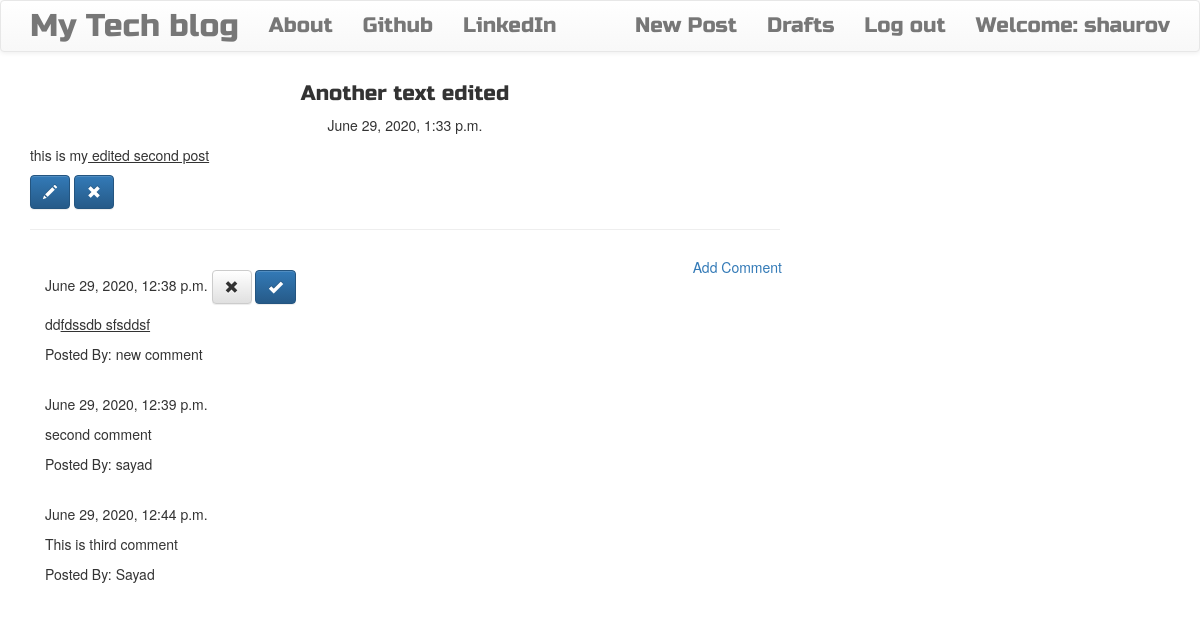
/post/2 (signed in), run on the app's committed database.
### blog/models.py (models this page shows, shortened)
class Post(models.Model):
    author = models.ForeignKey('auth.User')
    title = models.CharField(max_length=200)
    text = models.TextField()
    created_date = models.DateTimeField(default=timezone.now)
    published_date = models.DateTimeField(blank=True, null=True)

class Comment(models.Model):
    post = models.ForeignKey('blog.Post',related_name='comments')
    author = models.CharField(max_length=200)
    text = models.TextField()
    created_date = models.DateTimeField(default=timezone.now)
    approved_comment = models.BooleanField(default=False)

### blog/views.py (the view)
# urls.py: url(r'^post/(?P<pk>\d+)$', views.PostDetailView.as_view(), name='post_detail'),
class PostDetailView(DetailView):
    model = Post

### blog/templates/blog/post_detail.html
{% extends "blog/base.html" %}
{% block content %}
  <h1 class="posttitle loader">{{post.title}}</h1>
  {% if post.published_date %}
    <div class="date postdate">
      {{ post.published_date}}
    </div>
    {% else %}
    <a class="btn btn-default" href="{% url 'post_publish' pk=post.pk %}">Publish</a>
  {% endif %}
  <p class="postcontent">{{ post.text|safe|linebreaksbr }}</p>
  {% if user.is_authenticated %}
    <a class="btn btn-primary"href="{% url 'post_edit' pk=post.pk %}">
      <span class="glyphicon glyphicon-pencil"> </span> </a>
    <a class="btn btn-primary"href="{% url 'post_remove' pk=post.pk %}">
      <span class="glyphicon glyphicon-remove"> </span> </a>
  {% endif %}
  <hr>
  <a class="btn btn-prmary btn-comment" href="{% url 'add_comment_to_post' pk=post.pk%}"> Add Comment</a>
  <div class="container">
    {% for comment in post.comments.all %}
      <br>
      {% if user.is_authenticated or comment.approved_comment %}
        {{comment.created_date}}
          {% if not comment.approved_comment %}
          <a class="btn btn-default"href="{% url 'comment_remove' pk=comment.pk %}">
            <span class="glyphicon glyphicon-remove"> </span> </a>
          <a class="btn btn-primary"href="{% url 'comment_approve' pk=comment.pk %}">
            <span class="glyphicon glyphicon-ok"></span> </a>
          {% endif %}
          <p> {{comment.text|safe|linebreaks}} </p>
          <p> Posted By: {{comment.author}}</p>
      {% endif %}
      {% empty %}
      <p>No Comments!</p>
    {% endfor %}
  </div>
{% endblock %}

### blog/templates/blog/base.html (shortened to what this page needs)
<!DOCTYPE html>
{% load staticfiles %}
<html>
    <head>
        <link rel="stylesheet" href="https://maxcdn.bootstrapcdn.com/bootstrap/3.3.7/css/bootstrap.min.css">
        <link rel="stylesheet" href="https://maxcdn.bootstrapcdn.com/bootstrap/3.3.7/css/bootstrap-theme.min.css">
        <link rel="stylesheet" href="//cdn.jsdelivr.net/medium-editor/latest/css/medium-editor.min.css" type="text/css" media="screen" charset="utf-8">
        <link rel="stylesheet" href="{% static 'css/blog.css' %}">
<body class='loader'>
  <nav class="navbar navbar-default techfont custom-navbar">
    <div class="container">
      <ul class="nav navbar-nav">
        <li><a class='navbar-brand bigbrand' href="{% url 'post_list' %}">My Tech blog</a></li>
        <li><a href="{% url 'about'%}">About</a></li>
        <li><a href="https://www.github.com">Github</a></li>
        <li><a href="https://www.linkedin.com">LinkedIn</a></li>
      </ul>
      <ul class="nav navbar-nav navbar-right">
        {% if user.is_authenticated %}
        <li>
          <a href="{% url 'post_new' %}" >New Post</a>
        </li>
        <li>
          <a href="{% url 'post_draft_list' %}">Drafts</a>
        </li>
        <li>
          <a href="{% url 'logout' %}" >Log out</a>
        </li>
        <li>
          <a >Welcome: {{ user.username }}</a>
        </li>
          {% else %}
          <li><a class='nav navbar-right' href="{% url 'login' %}" ><span class="glyphicon glyphicon-user"></span></a></li>
        {% endif %}
      </ul>
  </div>
</nav>
        <div class="content container">
            <div class="row">
                <div class="col-md-8">
                  <div class="blog_posts">
                    {% block content %}
                    {% endblock %}
                  </div>
                </div>
            </div>
        </div>
</body>
</html>

### blog/static/css/blog.css (style rules this page uses)
.techfont { font-family: 'Russo One',sans-serif; font-size: 1.5em; margin-bottom: 10px; }
.bigbrand { font-size: 1.5em; }
.postdate { text-align: center; }
.posttitle { font-family: 'Russo One',sans-serif; font-size: 1.5em; text-align: center; }
.postcontent { font-family: 'Monserrat'; font-size: 1.5em; }
.btn-comment { position: absolute; right: 0px; }
.loader { filter:hue-rotate(0deg); color:linear-gradient(45deg,#0f8,#08f); animation:hue 10000ms infinite linear; }

### data on the page
Post: title "Another text edited", published_date "June 29, 2020, 1:33 p.m.", text "this is my edited second post"
Comment: created_date "June 29, 2020, 12:38 p.m.", approved_comment False (drawn), text "dd fdssdb sfsddsf", author "new comment"
Comment: created_date "June 29, 2020, 12:39 p.m.", text "second comment", author "sayad"
Comment: created_date "June 29, 2020, 12:44 p.m.", text "This is third comment", author "Sayad"

### other printed values
{{ user.username }} "shaurov"
